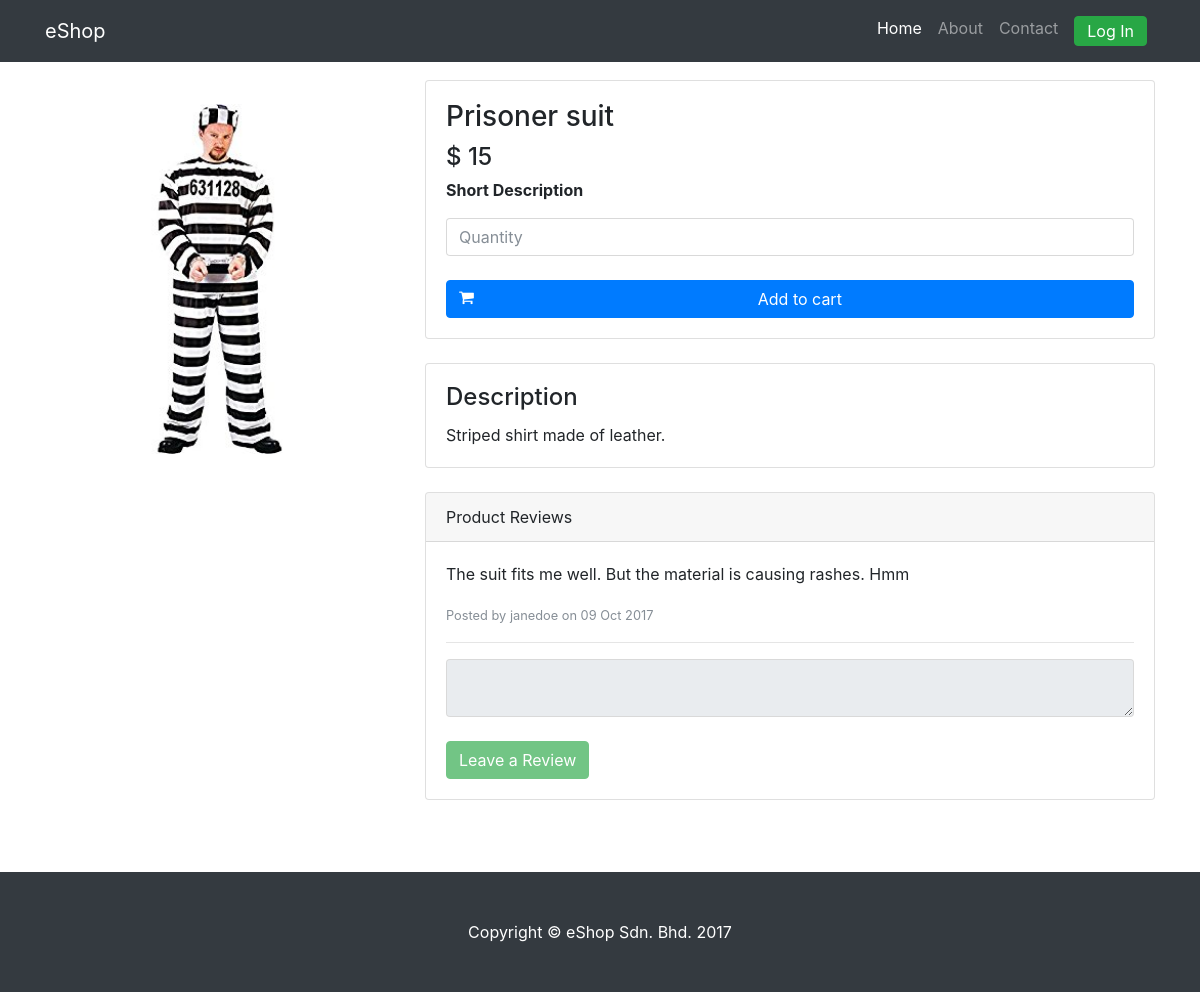
Before: /index.php/Shop/product/2 with the older database file.
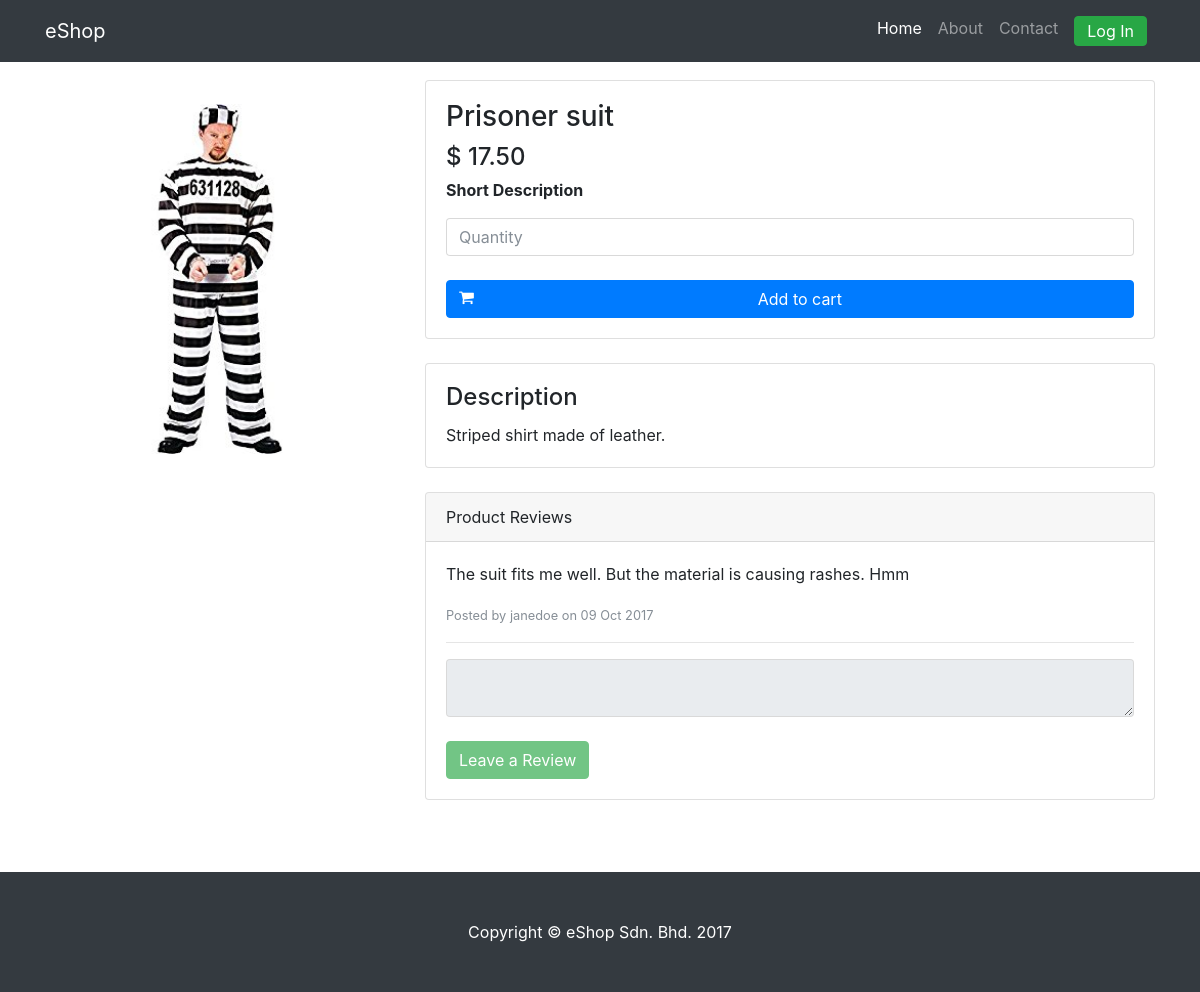
After: the same page with the newer database file.
### tables this page shows
CREATE TABLE `product_images` (
  `product_images_id` int(11) NOT NULL,
  `product_id` int(11) NOT NULL,
  `image_link` varchar(100) NOT NULL
);

CREATE TABLE `product_table` (
  `product_id` int(11) NOT NULL,
  `category_id` int(11) NOT NULL,
  `seller_id` int(11) NOT NULL,
  `product_name` varchar(100) NOT NULL,
  `price` decimal(10,2) NOT NULL,
  `description` varchar(100) NOT NULL,
  `add_time` timestamp NOT NULL DEFAULT CURRENT_TIMESTAMP ON UPDATE CURRENT_TIMESTAMP,
  `ban_flag` tinyint(1) NOT NULL DEFAULT '0'
);

### application/controllers/Shop.php (called while the page is built, shortened)
<?php if ( ! defined('BASEPATH')) exit('No direct script access allowed');
class Shop extends CI_Controller {
	public function __construct() {
		$this->load->model('category_model');
		$this->load->model('product_model');
		$this->load->model('contact_model');
	}
	public function product($product_id) {
		$data["product_id"] = $product_id;
		$data['product'] = $this->product_model->getProduct($product_id)->row();
		$data['reviews'] = $this->product_model->getProductReview($product_id);
		$active = array(
			"home" => null,
			"about" => null,
			"contact" => null
		);
		$active['home'] = "active";
		$data['disabled'] = "";
		if ($this->session->userdata('usertype') != "user") {
			$data['disabled'] = "disabled";
		}
		$this->load->view('layout/shop/header', $active);
		$this->load->view('shop/product_page', $data);
		$this->load->view('layout/shop/footer');
	}
}
?>

### index.php (called while the page is built, shortened)
<?php
require_once BASEPATH.'core/CodeIgniter.php';

### application/models/Product_model.php (called while the page is built, shortened)
<?php
class Product_model extends CI_Model {
	public function getProduct($product_id = "") {
		return $this->db
			->join('product_images pi', 'pi.product_id = pt.product_id', 'left')
			->get_where('product_table pt', array("pt.product_id" => $product_id));
	}
	public function getProductReview($product_id) {
		return $this->db
			->join('user_table ut', 'ut.user_id=rt.user_id')
			->get_where('review_table rt', array('product_id' => $product_id))->result();
	}
}
?>

### application/views/shop/product_page.php (the view, shortened to what this page needs)
<div class="container">
	<div class="row">
		<div class="col-lg-4">
			<img class="card-img-top img-fluid my-5" src="<?= base_url($product->image_link); ?>" alt="" >
		</div>
		<div class="col-lg-8">
			<div class="card mt-4">
				<div class="card-body">
					<h3 class="card-title"><?= $product->product_name; ?></h3>
					<h4>$ <?= $product->price?></h4>
					<strong>Short Description</strong>
					<input type="number" name="quantity" class="form-control" placeholder="Quantity" id="quantity_<?= $product->product_id; ?>" />
					<br>
					<button class="pull-right btn btn-block btn-primary" type="button" onclick="addToCart(<?= $product->product_id; ?>)">
						<span class="fa fa-shopping-cart pull-left"></span>
						Add to cart
					</button>
				</div>
			</div>
			<div class="card mt-4">
				<div class="card-body">
					<div class="card-title"><h4>Description</h4></div>
					<p class="card-text"><?= $product->description;?></p>
				</div>
			</div>
			<div class="card card-outline-secondary my-4">
				<div class="card-header">
					Product Reviews
				</div>
				<div class="card-body">
					<?php foreach($reviews as $review):?>
						<p><?= $review->review; ?></p>
						<small class="text-muted">Posted by <?= $review->username; ?> on <?= date_format(date_create($review->post_time), "d M Y");?></small>
						<hr>
					<?php endforeach; ?>
					<?= form_open('product/addReview'); ?>
						<textarea id="textarea" class="form-control" name="review" <?= $disabled; ?>></textarea>
						<br>
						<button type="submit" class="btn btn-success" <?= $disabled; ?>>Leave a Review</button>
					<?= form_close(); ?>
				</div>
			</div>
		</div>
	</div>
</div>

Changed rows visible on the page:
changed through a linked row, product_images "Prisoner suit": product.price "15" → "17.50"
